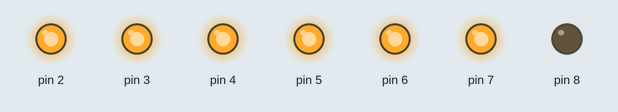
The sketch below on a simulated Arduino Uno, built with avr-gcc and run on an emulated ATmega328P. Parts: output pins drawn as LEDs (lit = HIGH).

Above: at 0.5 s.
At 2.5 s:
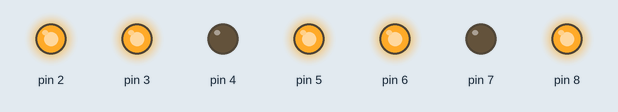
At 3.5 s:
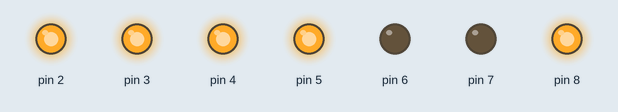
At 5.5 s:
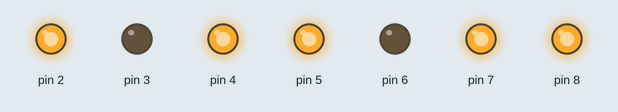
At 8.5 s:
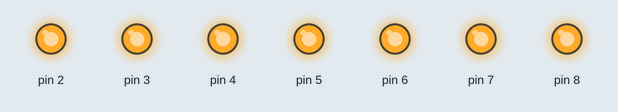
At 11.5 s:
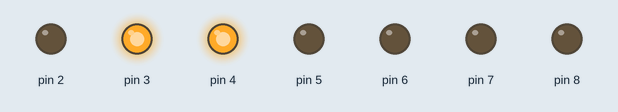
Timing chart, 0 to 13.0 s (numbered marks = the images above):
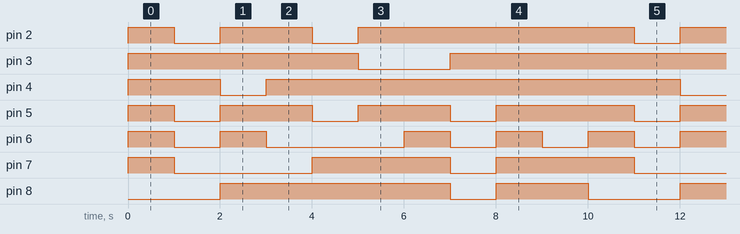

The sketch:

02_Number-display.ino
```cpp
// C++ code
//

byte led_numbers [10] [7] = {
  {1,1,1,1,1,1,0}, // 0
  {0,1,1,0,0,0,0}, // 1
  {1,1,0,1,1,0,1}, // 2
  {1,1,1,1,0,0,1}, // 3
  {0,1,1,0,0,1,1}, // 4
  {1,0,1,1,0,1,1}, // 5
  {1,0,1,1,1,1,1}, // 6
  {1,1,1,0,0,0,0}, // 7
  {1,1,1,1,1,1,1}, // 8
  {1,1,1,1,0,1,1}, // 9
  };
void setup()
{
  for (int i=2 ; i <= 8 ; i++) {
    pinMode(i,OUTPUT);
  }

}

void loop()
{
  for (int j = 0 ; j <= 9 ; j++) {
    for (int k = 0 ; k < 7 ; k++) {
   	  digitalWrite(k+2,led_numbers[j][k]);
    }
    delay (1000);
  }
}
```

Measured:
- by itself, pin 2: repeats every 10.0 s: LOW 1.0 s, HIGH 2.0 s, LOW 1.0 s, HIGH 6.0 s
- by itself, pin 3: repeats every 10.0 s: LOW 2.0 s, HIGH 8.0 s
- by itself, pin 4: repeats every 10.0 s: LOW 1.0 s, HIGH 9.0 s
- by itself, pin 5: repeats every 10.0 s: 2 × (LOW 1.0 s, HIGH 2.0 s), LOW 1.0 s, HIGH 3.0 s
- by itself, pin 6: repeats every 10.0 s: LOW 1.0 s, HIGH 1.0 s, LOW 3.0 s, 2 × (HIGH 1.0 s, LOW 1.0 s), HIGH 1.0 s
- by itself, pin 7: repeats every 10.0 s: LOW 3.0 s, HIGH 3.0 s, LOW 1.0 s, HIGH 3.0 s
- by itself, pin 8: repeats every 10.0 s: LOW 1.0 s, HIGH 2.0 s, LOW 2.0 s, HIGH 5.0 s
